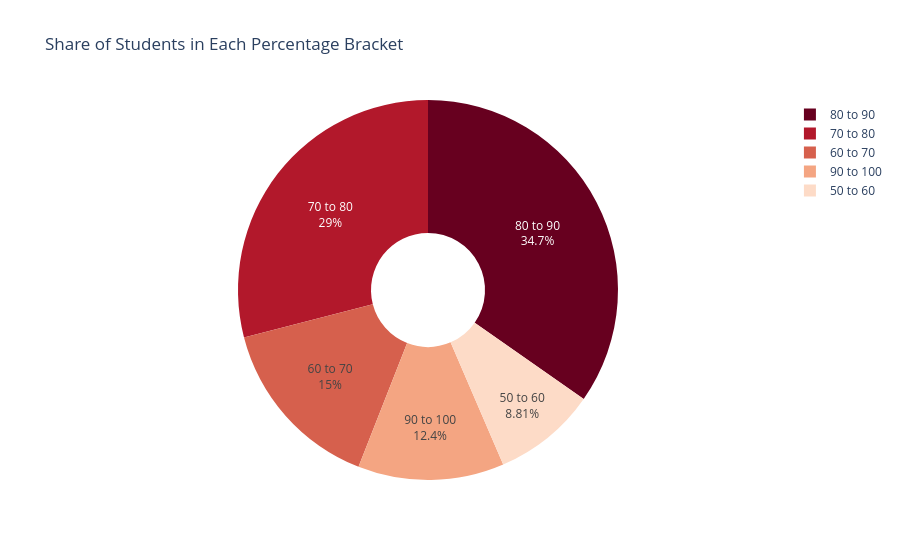

This figure's notebook cell:
### Code cell
group_counts = df['Percentage_Group'].value_counts().reset_index()
group_counts.columns = ['Percentage_Group', 'Count']

fig = px.pie(
    group_counts, 
    values='Count', 
    names='Percentage_Group', 
    title='Share of Students in Each Percentage Bracket',
    color_discrete_sequence=px.colors.sequential.RdBu,
    hole=0.3
)
fig.update_traces(textposition='inside', textinfo='percent+label')
fig.show()

### Figure 1 — Plotly figure (JSON) as saved in the notebook; plotly's stock layout.template omitted (floating-point values rounded to 4 significant figures)
{"data": [{"domain": {"x": [0, 1], "y": [0, 1]}, "hole": 0.3, "hovertemplate": "Percentage_Group=%{label}<br>Count=%{value}<extra></extra>", "labels": ["80 to 90", "70 to 80", "60 to 70", "90 to 100", "50 to 60"], "legendgroup": "", "name": "", "showlegend": true, "textinfo": "percent+label", "textposition": "inside", "type": "pie", "values": [67, 56, 29, 24, 17]}], "layout": {"legend": {"tracegroupgap": 0}, "piecolorway": ["rgb(103,0,31)", "rgb(178,24,43)", "rgb(214,96,77)", "rgb(244,165,130)", "rgb(253,219,199)", "rgb(247,247,247)", "rgb(209,229,240)", "rgb(146,197,222)", "rgb(67,147,195)", "rgb(33,102,172)", "rgb(5,48,97)"], "title": {"text": "Share of Students in Each Percentage Bracket"}}}
